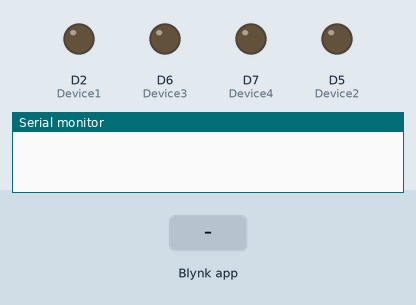
Bench run of a sketch on a simulated ESP8266 (NodeMCU). Shown: output pins drawn as LEDs (lit = HIGH), the last lines printed to the serial monitor. Inputs (shaded band) come from the test bench. WiFi joins after 1.5 s; servers stay silent unless stated.

Above: at 5.0 s.
5.1 s: Blynk app writes 1 to V0
At 6.2 s:
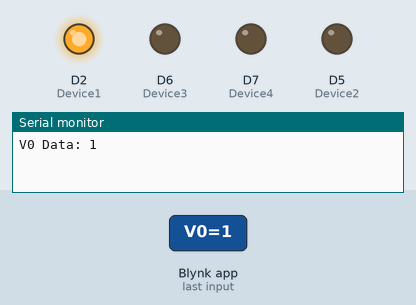
6.6 s: Blynk app writes 1 to V1
At 7.4 s:
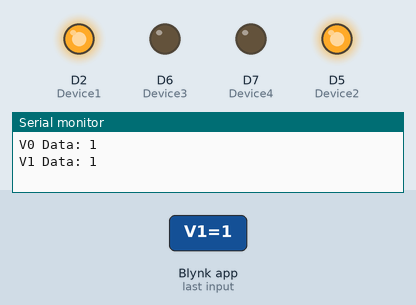
8.1 s: Blynk app writes 0 to V0
At 8.5 s:
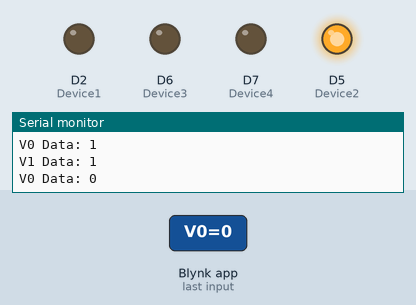
9.6 s: Blynk app writes 1 to V2
At 10.8 s:
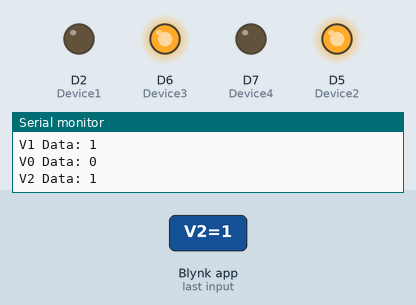
11.1 s: Blynk app writes 200 to V0
At 12.0 s:
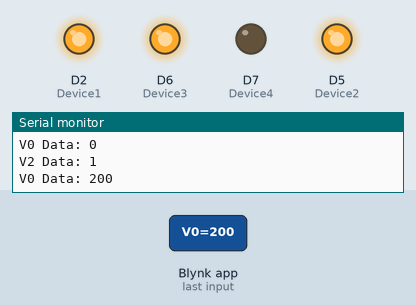
12.6 s: Blynk app writes 0 to V1
At 13.1 s:
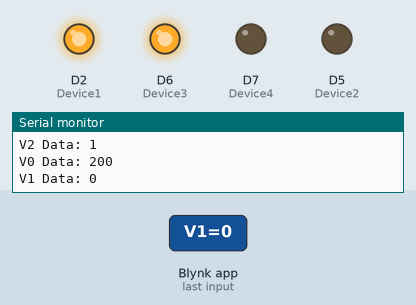
Timing chart, 0 to 15.1 s (numbered marks = the images above; inputs shaded):
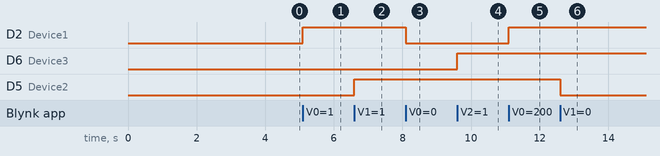

The sketch:

Home_Automation_NodeMCU.ino
```cpp
// Chage These Credentials with your Blynk Template credentials

#define BLYNK_TEMPLATE_ID "TMPLNCy_eIQB"
#define BLYNK_TEMPLATE_NAME "Home Automation with New Blynk"
#define BLYNK_AUTH_TOKEN "rgtysaTBsOtIIaWnWr8mqRs0h1-G7IX-"

#define BLYNK_PRINT Serial
#include <ESP8266WiFi.h>
#include <BlynkSimpleEsp8266.h>

char auth[] = BLYNK_AUTH_TOKEN;
char ssid[] = "*************"; // Change your Wifi/ Hotspot Name
char pass[] = "*************"; // Change your Wifi/ Hotspot Password

#define Device1 D2
#define Device2 D5
#define Device3 D6
#define Device4 D7

BLYNK_WRITE(V0)
{
  digitalWrite(Device1, param.asInt());
  Serial.println(String("V0 Data: ") + param.asInt());
  delay(10);
}
BLYNK_WRITE(V1)
{
  digitalWrite(Device2, param.asInt());
  Serial.println(String("V1 Data: ") + param.asInt());
  delay(10);
}
BLYNK_WRITE(V2)
{
  digitalWrite(Device3, param.asInt());
  Serial.println(String("V2 Data: ") + param.asInt());
  delay(10);
}
BLYNK_WRITE(V3)
{
  digitalWrite(Device4, param.asInt());
  Serial.println(String("V3 Data: ") + param.asInt());
  delay(10);
}

void setup()
{
  Serial.begin(9600); //Start the serial output at 9600 baud
  pinMode(Device1, OUTPUT);
  pinMode(Device2, OUTPUT);
  pinMode(Device3, OUTPUT);
  pinMode(Device4, OUTPUT);
  digitalWrite(Device1, LOW);
  digitalWrite(Device2, LOW);
  digitalWrite(Device3, LOW);
  digitalWrite(Device4, LOW);

  Blynk.begin(auth, ssid, pass);//Splash screen delay
  delay(2000);
}

void loop() //Loop function
{
  Blynk.run();
}
```

Measured:
- after the input at 5.1 s, D2 (Device1): LOW → HIGH at once
- after the input at 6.6 s, D5 (Device2): LOW → HIGH at once
- after the input at 8.1 s, D2 (Device1): HIGH → LOW at once
- after the input at 9.6 s, D6 (Device3): LOW → HIGH at once
- after the input at 11.1 s, D2 (Device1): LOW → HIGH at once
- after the input at 12.6 s, D5 (Device2): HIGH → LOW at once
